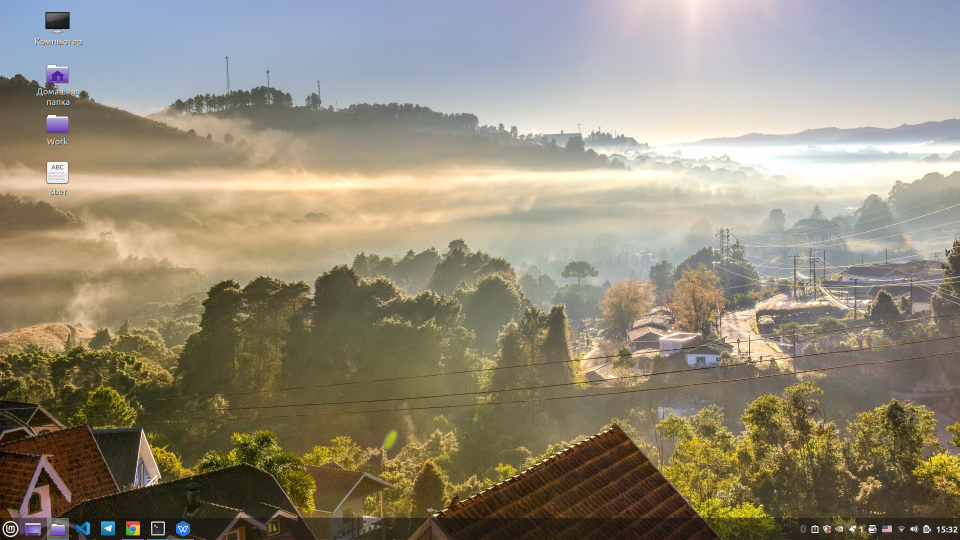
#> input picture extra6/system.png, 1920 x 1080 px (shown at 1/2 size)
$ python extra6_2.py   (older library calls are emulated)
#> lines starting #> are read from the running program, lines starting #| are printed output that depends on the picture
import cv2
import numpy as np
import matplotlib.pyplot as mat_plt

image = cv2.imread('./system.png')
#> image is the input picture: shape (1080, 1920, 3); mean B, G, R 121, 139.1, 147.2
mat_plt.figure()
mat_plt.imshow(image, vmin=0, vmax=255, cmap=mat_plt.get_cmap('Greys'))
mat_plt.title('Original image')

image = cv2.imread('./system.png', cv2.IMREAD_GRAYSCALE)
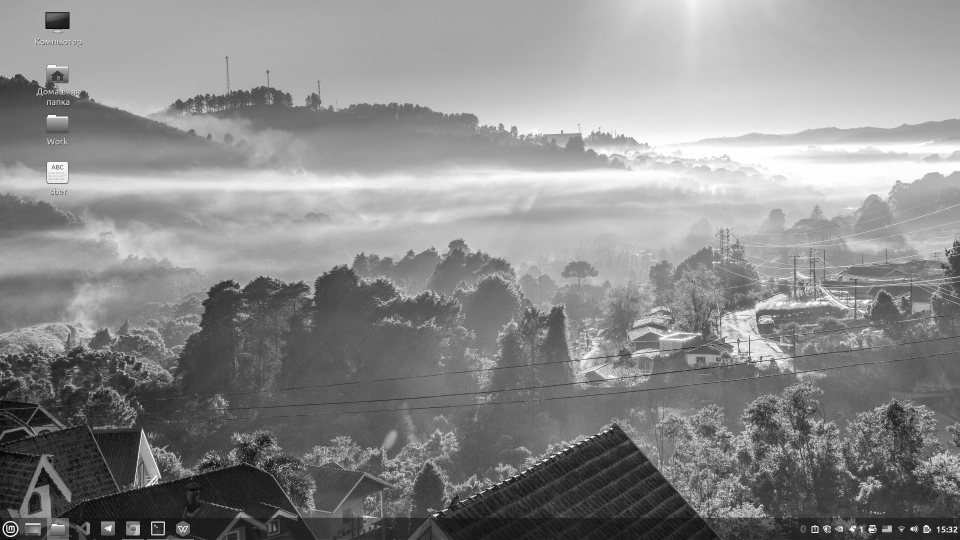
#> image: shape (1080, 1920) (shown at 1/2 size); min 0, max 255, mean 139
image = 255 - image
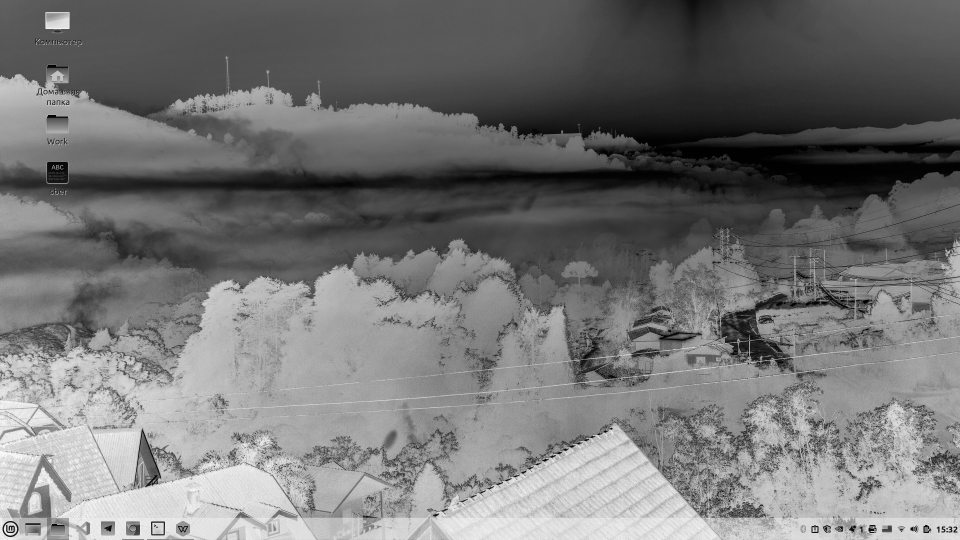
#> image: shape (1080, 1920) (shown at 1/2 size); min 0, max 255, mean 116
height, width = image.shape
#> height = 1080; width = 1920
# Сжатие в 2 раза
image = cv2.resize(image, (width // 2, height // 2))
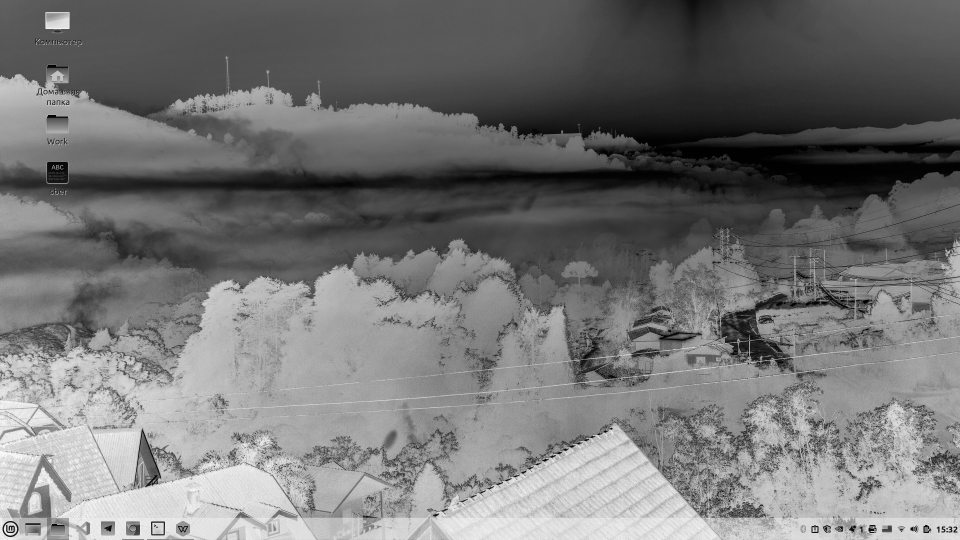
#> image: shape (540, 960); min 0, max 252, mean 116.2

height, width = image.shape
#> height = 540; width = 960

dither_image = np.column_stack((image, [0] * image.shape[0]))
dither_image = \
    np.append(dither_image, [np.zeros(width + 1, dtype=np.uint8)], axis=0)
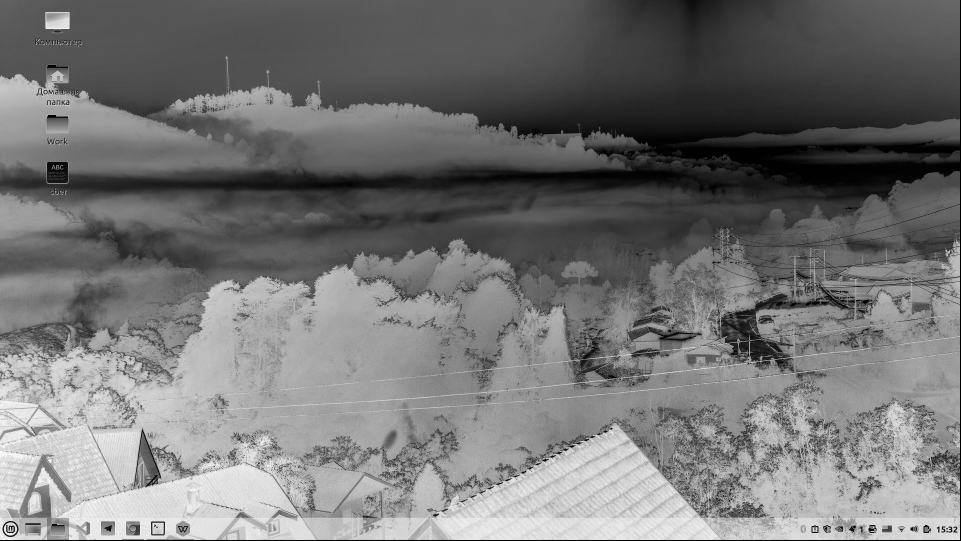
#> dither_image: shape (541, 961) int64; min 0, max 252, mean 115.8
dither_image = dither_image.astype(np.float)

for h in range(height):
    for w in range(width):
        old_pixel = dither_image[h, w]
        # Лимит
        new_pixel = 255 if dither_image[h, w] > 96 else 0

        dither_image[h, w] = new_pixel

        err = old_pixel - new_pixel

        if w > 0:
            dither_image[h + 1, w - 1] = dither_image[
                                           h + 1, w - 1] + err * 3 / 16
        dither_image[h + 1, w] = dither_image[h + 1, w] + err * 5 / 16
        dither_image[h, w + 1] = dither_image[h, w + 1] + err * 7 / 16
        dither_image[h + 1, w + 1] = dither_image[h + 1, w + 1] + err * 1 / 16
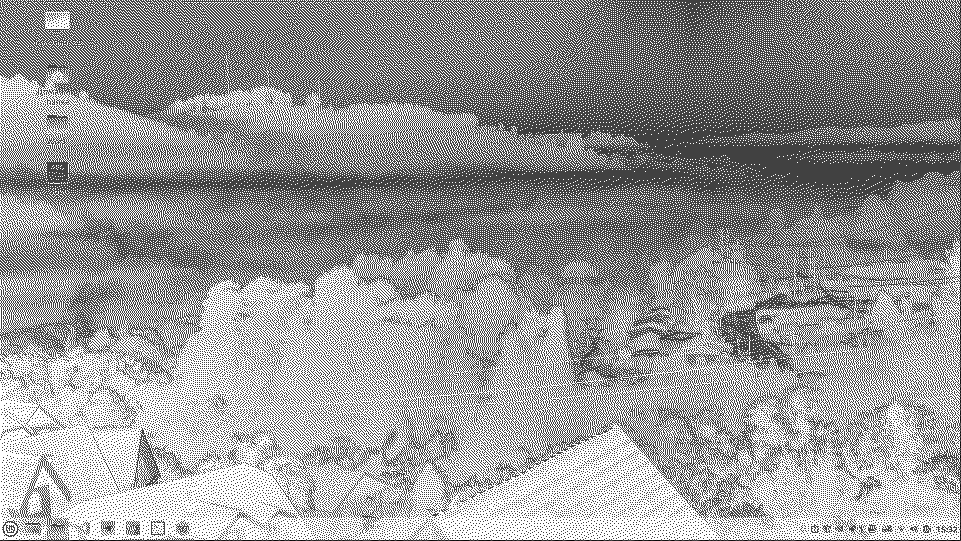
#> dither_image: shape (541, 961) float64; min -87.72, max 255, mean 115.8; drawn with min black and max white

dither_image = dither_image.astype(np.uint8)
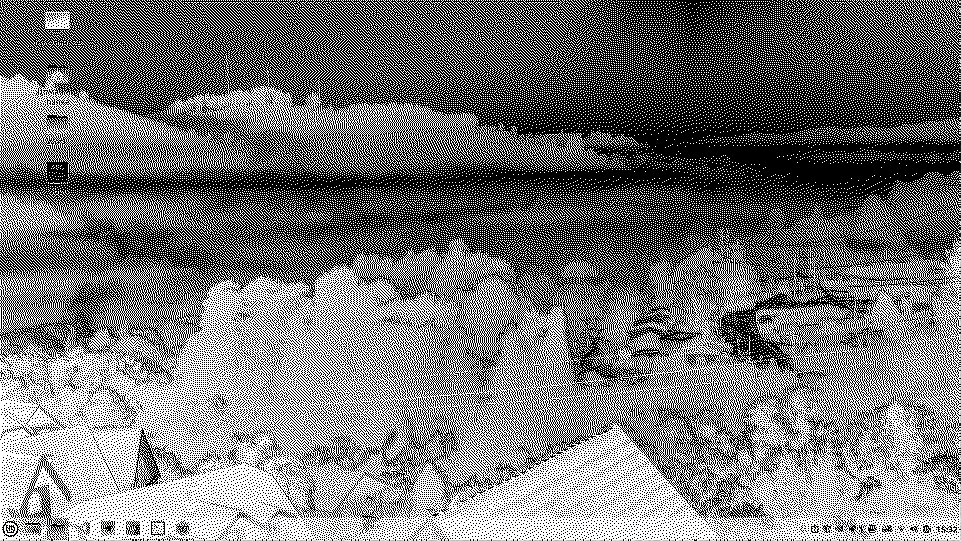
#> dither_image: shape (541, 961); min 0, max 255, mean 116.4
dither_image = dither_image[0:height, 0:width]
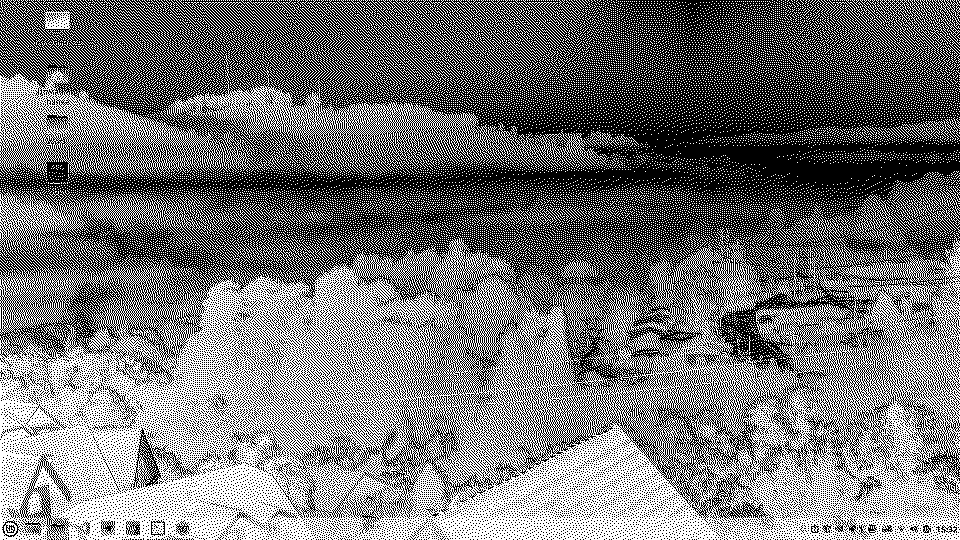
#> dither_image: shape (540, 960); 45.6% white in thin lines or dots

mat_plt.figure()
mat_plt.imshow(dither_image, vmin=0, vmax=255, cmap=mat_plt.get_cmap('Greys'))
mat_plt.title('MySystem')

mat_plt.show()
